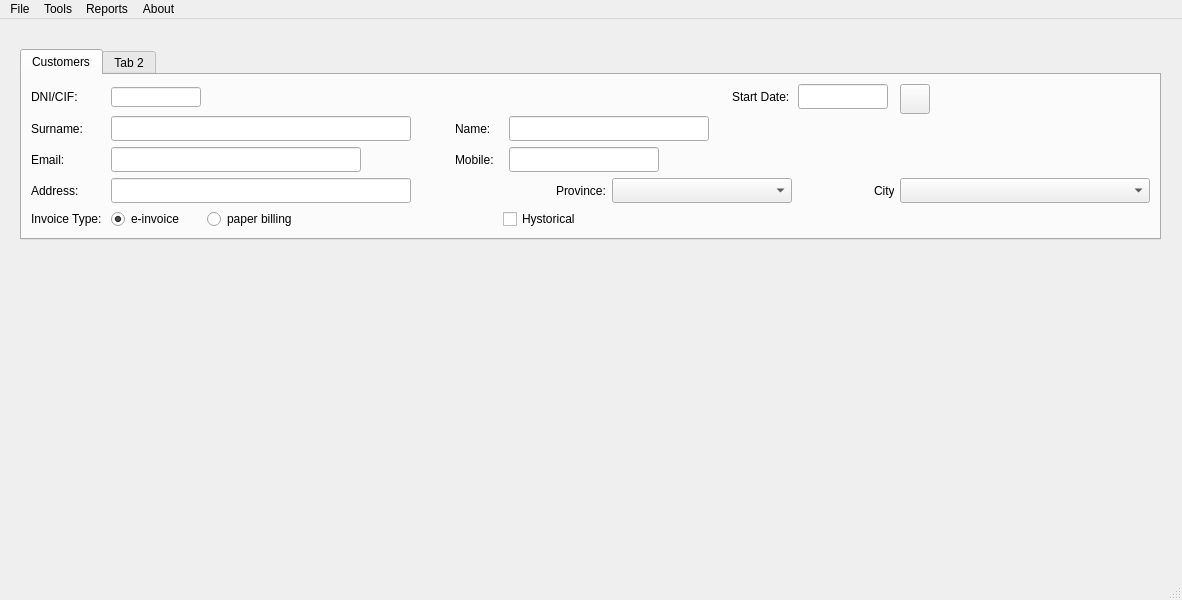
<?xml version="1.0" encoding="UTF-8"?>
<ui version="4.0">
 <class>MainWindow</class>
 <widget class="QMainWindow" name="MainWindow">
  <property name="geometry">
   <rect>
    <x>0</x>
    <y>0</y>
    <width>1182</width>
    <height>600</height>
   </rect>
  </property>
  <property name="windowTitle">
   <string>EmpresaTeis</string>
  </property>
  <widget class="QWidget" name="centralwidget">
   <widget class="QTabWidget" name="panMain">
    <property name="geometry">
     <rect>
      <x>20</x>
      <y>30</y>
      <width>1141</width>
      <height>191</height>
     </rect>
    </property>
    <widget class="QWidget" name="tabCli">
     <attribute name="title">
      <string>Customers</string>
     </attribute>
     <layout class="QGridLayout" name="gridLayout">
      <item row="1" column="1" colspan="2">
       <widget class="QLineEdit" name="txtApelcli">
        <property name="minimumSize">
         <size>
          <width>300</width>
          <height>25</height>
         </size>
        </property>
        <property name="maximumSize">
         <size>
          <width>250</width>
          <height>25</height>
         </size>
        </property>
       </widget>
      </item>
      <item row="0" column="9">
       <widget class="QLineEdit" name="txtAltacli">
        <property name="minimumSize">
         <size>
          <width>90</width>
          <height>25</height>
         </size>
        </property>
        <property name="maximumSize">
         <size>
          <width>90</width>
          <height>25</height>
         </size>
        </property>
        <property name="alignment">
         <set>Qt::AlignCenter</set>
        </property>
       </widget>
      </item>
      <item row="1" column="3">
       <spacer name="horizontalSpacer">
        <property name="orientation">
         <enum>Qt::Horizontal</enum>
        </property>
        <property name="sizeHint" stdset="0">
         <size>
          <width>40</width>
          <height>20</height>
         </size>
        </property>
       </spacer>
      </item>
      <item row="1" column="4" colspan="2" alignment="Qt::AlignLeft">
       <widget class="QLabel" name="lblNomecli">
        <property name="text">
         <string>Name:</string>
        </property>
       </widget>
      </item>
      <item row="1" column="6" colspan="2">
       <widget class="QLineEdit" name="lblNomecli_2">
        <property name="minimumSize">
         <size>
          <width>200</width>
          <height>25</height>
         </size>
        </property>
        <property name="maximumSize">
         <size>
          <width>200</width>
          <height>25</height>
         </size>
        </property>
       </widget>
      </item>
      <item row="0" column="0">
       <widget class="QLabel" name="lblDnicli">
        <property name="text">
         <string>DNI/CIF:</string>
        </property>
       </widget>
      </item>
      <item row="0" column="1">
       <widget class="QLineEdit" name="txtDnicli">
        <property name="minimumSize">
         <size>
          <width>90</width>
          <height>20</height>
         </size>
        </property>
        <property name="maximumSize">
         <size>
          <width>90</width>
          <height>20</height>
         </size>
        </property>
       </widget>
      </item>
      <item row="0" column="8">
       <widget class="QLabel" name="lblAltacli">
        <property name="minimumSize">
         <size>
          <width>60</width>
          <height>0</height>
         </size>
        </property>
        <property name="maximumSize">
         <size>
          <width>60</width>
          <height>16777215</height>
         </size>
        </property>
        <property name="text">
         <string>Start Date:</string>
        </property>
       </widget>
      </item>
      <item row="0" column="11">
       <widget class="QPushButton" name="btnFechaltacli">
        <property name="minimumSize">
         <size>
          <width>30</width>
          <height>30</height>
         </size>
        </property>
        <property name="maximumSize">
         <size>
          <width>30</width>
          <height>30</height>
         </size>
        </property>
        <property name="text">
         <string/>
        </property>
        <property name="icon">
         <iconset>
          <normaloff>../img/calendario.png</normaloff>../img/calendario.png</iconset>
        </property>
       </widget>
      </item>
      <item row="1" column="0">
       <widget class="QLabel" name="lblApelcli">
        <property name="text">
         <string>Surname:</string>
        </property>
       </widget>
      </item>
      <item row="3" column="7" colspan="2">
       <widget class="QComboBox" name="cmbProvcli">
        <property name="minimumSize">
         <size>
          <width>180</width>
          <height>25</height>
         </size>
        </property>
        <property name="maximumSize">
         <size>
          <width>180</width>
          <height>25</height>
         </size>
        </property>
       </widget>
      </item>
      <item row="3" column="0">
       <widget class="QLabel" name="lblDircli">
        <property name="text">
         <string>Address:</string>
        </property>
       </widget>
      </item>
      <item row="3" column="9" colspan="2" alignment="Qt::AlignRight">
       <widget class="QLabel" name="lblMunicli">
        <property name="maximumSize">
         <size>
          <width>20</width>
          <height>16777215</height>
         </size>
        </property>
        <property name="text">
         <string>City:</string>
        </property>
       </widget>
      </item>
      <item row="4" column="0">
       <widget class="QLabel" name="lblTipofaccli">
        <property name="text">
         <string>Invoice Type: </string>
        </property>
       </widget>
      </item>
      <item row="4" column="2">
       <widget class="QRadioButton" name="rbtFacpapel">
        <property name="text">
         <string>paper billing</string>
        </property>
        <attribute name="buttonGroup">
         <string notr="true">groupbtnFac</string>
        </attribute>
       </widget>
      </item>
      <item row="2" column="4" alignment="Qt::AlignLeft">
       <widget class="QLabel" name="label">
        <property name="text">
         <string>Mobile: </string>
        </property>
       </widget>
      </item>
      <item row="2" column="1" colspan="2">
       <widget class="QLineEdit" name="txtEmailcli">
        <property name="minimumSize">
         <size>
          <width>250</width>
          <height>25</height>
         </size>
        </property>
        <property name="maximumSize">
         <size>
          <width>250</width>
          <height>25</height>
         </size>
        </property>
       </widget>
      </item>
      <item row="2" column="6" colspan="2">
       <widget class="QLineEdit" name="lblNomecli_3">
        <property name="minimumSize">
         <size>
          <width>150</width>
          <height>25</height>
         </size>
        </property>
        <property name="maximumSize">
         <size>
          <width>150</width>
          <height>25</height>
         </size>
        </property>
       </widget>
      </item>
      <item row="4" column="5" colspan="3">
       <widget class="QCheckBox" name="chkHistoricocli">
        <property name="text">
         <string>Hystorical</string>
        </property>
       </widget>
      </item>
      <item row="4" column="1">
       <widget class="QRadioButton" name="rbtFacemail">
        <property name="text">
         <string>e-invoice</string>
        </property>
        <property name="checked">
         <bool>true</bool>
        </property>
        <attribute name="buttonGroup">
         <string notr="true">groupbtnFac</string>
        </attribute>
       </widget>
      </item>
      <item row="2" column="3">
       <spacer name="horizontalSpacer_2">
        <property name="orientation">
         <enum>Qt::Horizontal</enum>
        </property>
        <property name="sizeHint" stdset="0">
         <size>
          <width>40</width>
          <height>20</height>
         </size>
        </property>
       </spacer>
      </item>
      <item row="2" column="0">
       <widget class="QLabel" name="lblMailcli">
        <property name="text">
         <string>Email: </string>
        </property>
       </widget>
      </item>
      <item row="3" column="1" colspan="4">
       <widget class="QLineEdit" name="txtDircli">
        <property name="minimumSize">
         <size>
          <width>300</width>
          <height>25</height>
         </size>
        </property>
        <property name="maximumSize">
         <size>
          <width>300</width>
          <height>25</height>
         </size>
        </property>
       </widget>
      </item>
      <item row="3" column="5" colspan="2" alignment="Qt::AlignRight">
       <widget class="QLabel" name="lblPRovcli">
        <property name="text">
         <string>Province:</string>
        </property>
       </widget>
      </item>
      <item row="3" column="11" colspan="2">
       <widget class="QComboBox" name="cmbMunicli">
        <property name="minimumSize">
         <size>
          <width>250</width>
          <height>25</height>
         </size>
        </property>
        <property name="maximumSize">
         <size>
          <width>25</width>
          <height>16777215</height>
         </size>
        </property>
       </widget>
      </item>
     </layout>
    </widget>
    <widget class="QWidget" name="tab_2">
     <attribute name="title">
      <string>Tab 2</string>
     </attribute>
    </widget>
   </widget>
  </widget>
  <widget class="QMenuBar" name="menubar">
   <property name="geometry">
    <rect>
     <x>0</x>
     <y>0</y>
     <width>1182</width>
     <height>21</height>
    </rect>
   </property>
   <widget class="QMenu" name="menuFile">
    <property name="title">
     <string>File</string>
    </property>
   </widget>
   <widget class="QMenu" name="menuTools">
    <property name="title">
     <string>Tools</string>
    </property>
   </widget>
   <widget class="QMenu" name="menuReports">
    <property name="title">
     <string>Reports</string>
    </property>
   </widget>
   <widget class="QMenu" name="menuAbout">
    <property name="title">
     <string>About</string>
    </property>
   </widget>
   <addaction name="menuFile"/>
   <addaction name="menuTools"/>
   <addaction name="menuReports"/>
   <addaction name="menuAbout"/>
  </widget>
  <widget class="QStatusBar" name="statusbar"/>
 </widget>
 <resources/>
 <connections/>
 <buttongroups>
  <buttongroup name="groupbtnFac"/>
 </buttongroups>
</ui>
